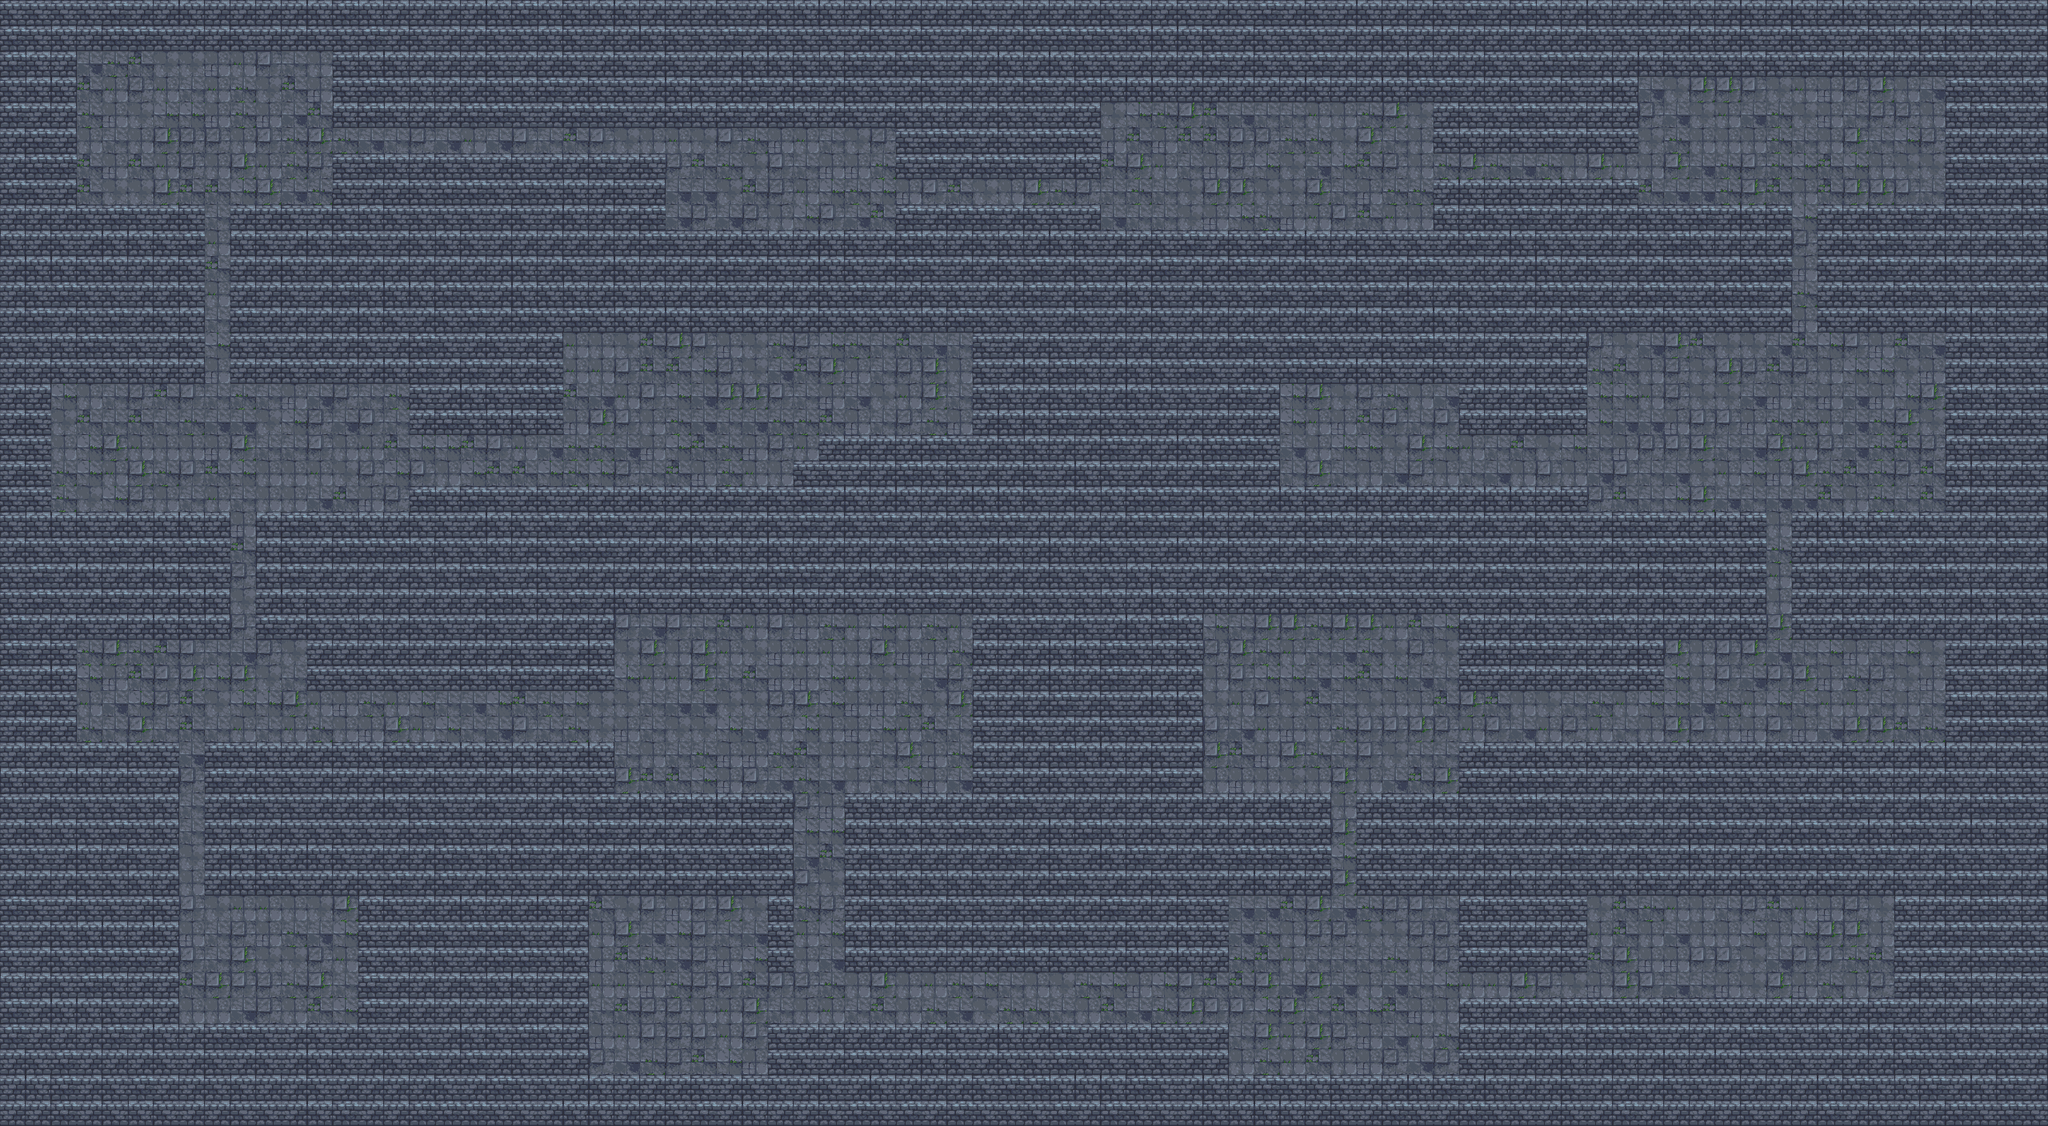

This game map was drawn from its Tiled (.tmx) file and the tilesets committed beside it. A one-line description and the trimmed map source follow:
An orthogonal 80x44 tile map with 32x32 px tiles, 2 tile layers (Floor, Walls) and 33 objects (23x torch, spawn, exit, door_key, door_plate, ...).

<map version="1.10" tiledversion="1.11.0" orientation="orthogonal" renderorder="right-down" width="80" height="44" tilewidth="32" tileheight="32" infinite="0" nextlayerid="20" nextobjectid="33">
 <properties>
  <property name="zone_cols" type="int" value="40" />
  <property name="zone_rows" type="int" value="22" />
 </properties>
 <tileset firstgid="1" source="Tileset_Dungeon.tsx" />
 <layer id="1" name="Floor" width="80" height="44">
  <data>[3520 cells, 3520 non-empty, 12 distinct tile ids]</data>
 </layer>
 <layer id="2" name="Walls" width="80" height="44">
  <data>[3520 cells, 2399 non-empty, 5 distinct tile ids]</data>
 </layer>
 <objectgroup id="10" name="Spawn">
  <object id="1" name="spawn" class="spawn" type="spawn" x="320" y="1184" width="32" height="32" />
 </objectgroup>
 <objectgroup id="11" name="Exit">
  <object id="2" name="exit" class="exit" type="exit" x="2240" y="96" width="32" height="32" />
 </objectgroup>
 <objectgroup id="12" name="Doors">
  <object id="3" name="door_key" class="door_key" type="door_key" x="608" y="160" width="32" height="32">
   <properties>
    <property name="door_id" type="string" value="key_door_1" />
    <property name="key_id" type="string" value="key_1" />
    <property name="passage" type="string" value="horizontal" />
   </properties>
  </object>
  <object id="4" name="door_plate" class="door_plate" type="door_plate" x="1920" y="192" width="32" height="32">
   <properties>
    <property name="door_id" type="string" value="plate_door_1" />
    <property name="plate_id" type="string" value="plate_1" />
    <property name="passage" type="string" value="horizontal" />
   </properties>
  </object>
 </objectgroup>
 <objectgroup id="13" name="PressurePlates">
  <object id="5" name="pressure_plate" class="pressure_plate" type="pressure_plate" x="1792" y="192" width="32" height="32">
   <properties>
    <property name="plate_id" type="string" value="plate_1" />
    <property name="door_id" type="string" value="plate_door_1" />
   </properties>
  </object>
 </objectgroup>
 <objectgroup id="14" name="Traps">
  <object id="6" name="spike" class="spike" type="spike" x="288" y="704" width="32" height="32" />
  <object id="7" name="archer" class="archer" type="archer" x="64" y="544" width="32" height="32">
   <properties>
    <property name="direction" type="string" value="right" />
    <property name="interval" type="float" value="0.3" />
    <property name="speed" type="float" value="330.0" />
   </properties>
  </object>
 </objectgroup>
 <objectgroup id="15" name="Items">
  <object id="999" name="shield" class="shield" type="shield" x="416" y="1184" width="32" height="32" />
  <object id="8" name="vial" class="vial" type="vial" x="384" y="1184" width="32" height="32">
   <properties>
    <property name="unique" type="bool" value="true" />
   </properties>
  </object>
  <object id="9" name="npc" class="npc" type="npc" x="768" y="448" width="32" height="32">
   <properties>
    <property name="key_id" type="string" value="key_1" />
    <property name="wants_item" type="string" value="shield" />
    <property name="lines" type="string" value="Rends-moi mon bouclier...|J'en ai absolument besoin !" />
   </properties>
  </object>
  <object id="10" name="torch" class="torch" type="torch" x="224" y="992" width="32" height="32" />
  <object id="11" name="torch" class="torch" type="torch" x="256" y="320" width="32" height="32" />
  <object id="12" name="torch" class="torch" type="torch" x="480" y="160" width="32" height="32" />
  <object id="13" name="torch" class="torch" type="torch" x="640" y="160" width="32" height="32" />
  <object id="14" name="torch" class="torch" type="torch" x="800" y="160" width="32" height="32" />
  <object id="15" name="torch" class="torch" type="torch" x="1184" y="224" width="32" height="32" />
  <object id="16" name="torch" class="torch" type="torch" x="1344" y="224" width="32" height="32" />
  <object id="17" name="torch" class="torch" type="torch" x="1856" y="192" width="32" height="32" />
  <object id="18" name="torch" class="torch" type="torch" x="2016" y="192" width="32" height="32" />
  <object id="19" name="torch" class="torch" type="torch" x="256" y="1152" width="32" height="32" />
  <object id="20" name="torch" class="torch" type="torch" x="384" y="1216" width="32" height="32" />
  <object id="21" name="torch" class="torch" type="torch" x="128" y="832" width="32" height="32" />
  <object id="22" name="torch" class="torch" type="torch" x="320" y="864" width="32" height="32" />
  <object id="23" name="torch" class="torch" type="torch" x="96" y="512" width="32" height="32" />
  <object id="24" name="torch" class="torch" type="torch" x="448" y="576" width="32" height="32" />
  <object id="25" name="torch" class="torch" type="torch" x="128" y="96" width="32" height="32" />
  <object id="26" name="torch" class="torch" type="torch" x="352" y="192" width="32" height="32" />
  <object id="27" name="torch" class="torch" type="torch" x="864" y="192" width="32" height="32" />
  <object id="28" name="torch" class="torch" type="torch" x="1056" y="224" width="32" height="32" />
  <object id="29" name="torch" class="torch" type="torch" x="1408" y="160" width="32" height="32" />
  <object id="30" name="torch" class="torch" type="torch" x="1728" y="224" width="32" height="32" />
  <object id="31" name="torch" class="torch" type="torch" x="2080" y="128" width="32" height="32" />
  <object id="32" name="torch" class="torch" type="torch" x="2368" y="192" width="32" height="32" />
 </objectgroup>
 <objectgroup id="16" name="NPCs">
 </objectgroup>
</map>
